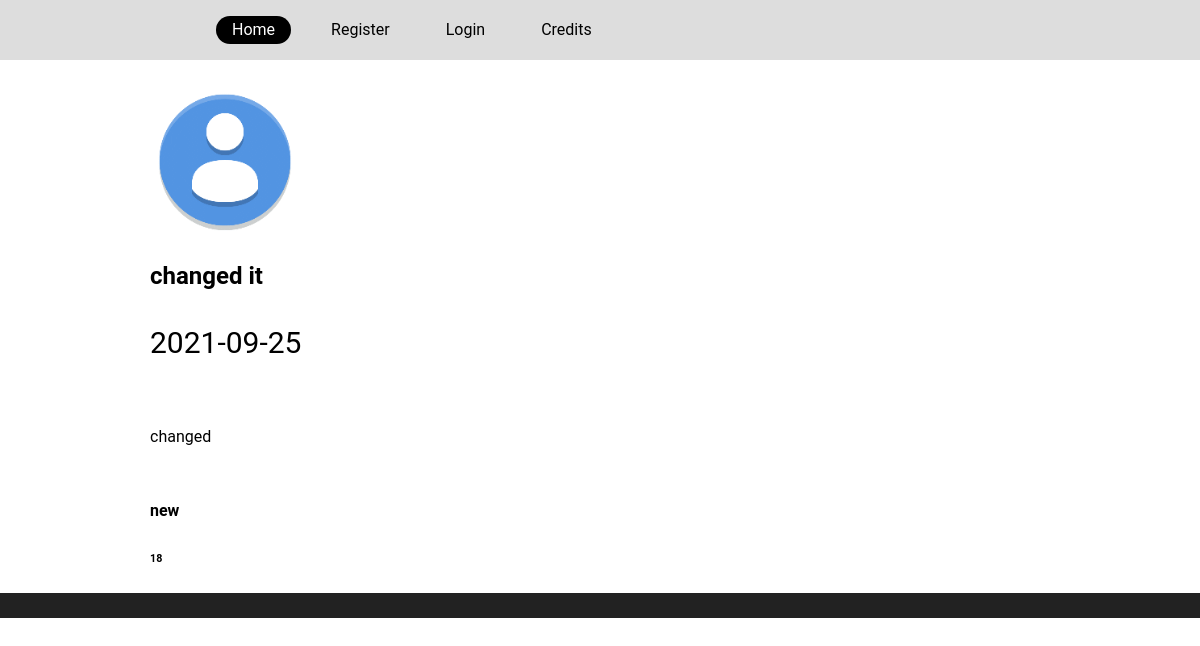
The page /post/18 on the database its author committed.
### website/models.py (models this page shows, shortened)
class User(db.Model,UserMixin):
    id = db.Column(db.Integer,primary_key = True)
    username = db.Column(db.String(20),nullable = False,unique = True)
    email = db.Column(db.String(30),nullable = False,unique = True)
    password = db.Column(db.String(20),nullable = False)
    pfp = db.Column(db.String(100),nullable = False, default = 'default.png')
    posts = db.relationship("Post",backref = "author", lazy = True)

class Post(db.Model):
    id = db.Column(db.Integer,primary_key = True)
    title = db.Column(db.String(50),nullable = False)
    date_posted = db.Column(db.DateTime, nullable = False, default = datetime.utcnow)
    content = db.Column(db.Text,nullable = False)
    user_id = db.Column(db.Integer,db.ForeignKey("user.id"), nullable = False)

### website/routes.py (the view)
@app.route("/post/<int:post_id>")
def view_post(post_id):
    post = Post.query.get(post_id)
    return render_template("post.html", title = "Posts", header = "User posts", post = post)

### website/templates/post.html (shortened to what this page needs)
<link rel="stylesheet" href="{{url_for('static',filename = 'home.css')}}">
{% extends "layout.html" %}
{% block content %}
<div style="height: 25px;"></div>
<section class = "blog">
        <div class = "container">
            <img src="{{url_for('static', filename = 'pictures/' + post.author.pfp)}}" alt="">
            <h2>{{post.title}}</h2>
            <h3>{{post.date_posted.strftime("%Y-%m-%d")}}</h3>
            <p>{{post.content}}</p>
            <h4>{{post.author.username}}</h4>
            <h6>{{post.id}}</h6>
        </div>
        <div style="height: 25px; background-color: #222"></div>
</section>
{% endblock %}

### website/static/home.css (style rules this page uses)
body { margin: 0; font-family: Arial, Helvetica, sans-serif; }
h3 { font-size: 30px; margin-top: 0; font-weight: 400; }
p { line-height: 1.75; }
.container { width: 75%; margin:0 auto; }
.blog { background-color:rgb(255,255,255); }

### website/static/layout.css (style rules this page uses)
* { box-sizing: inherit; }
html { box-sizing: border-box; }
body { font-family: 'Roboto', sans-serif; line-height: 1.75; margin: 0; min-block-size: 100vh; }
p { padding-block: 1.5em; }

### rows shown on the page
User: pfp (placeholder picture), author.username "new"
Post: title "changed it", date_posted "2021-09-25", content "changed", id "18"
